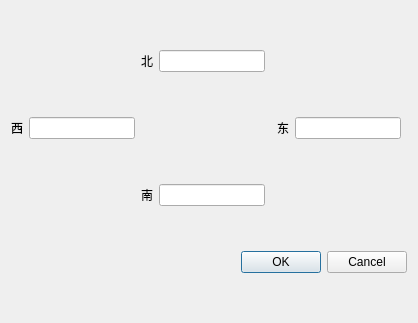
<?xml version="1.0" encoding="UTF-8"?>
<ui version="4.0">
 <class>coordinaterangeDialog</class>
 <widget class="QDialog" name="coordinaterangeDialog">
  <property name="geometry">
   <rect>
    <x>0</x>
    <y>0</y>
    <width>418</width>
    <height>323</height>
   </rect>
  </property>
  <property name="windowTitle">
   <string>设置经纬范围</string>
  </property>
  <layout class="QGridLayout" name="gridLayout">
   <item row="5" column="2">
    <widget class="QLabel" name="label_4">
     <property name="text">
      <string>南</string>
     </property>
    </widget>
   </item>
   <item row="3" column="1">
    <widget class="QLineEdit" name="lineEdit_west"/>
   </item>
   <item row="5" column="3">
    <widget class="QLineEdit" name="lineEdit_south"/>
   </item>
   <item row="3" column="6">
    <widget class="QLineEdit" name="lineEdit_east"/>
   </item>
   <item row="1" column="3">
    <widget class="QLineEdit" name="lineEdit_north"/>
   </item>
   <item row="3" column="5">
    <widget class="QLabel" name="label_2">
     <property name="text">
      <string>东</string>
     </property>
    </widget>
   </item>
   <item row="1" column="2">
    <widget class="QLabel" name="label_3">
     <property name="text">
      <string>北</string>
     </property>
    </widget>
   </item>
   <item row="7" column="0" colspan="8">
    <widget class="QDialogButtonBox" name="buttonBox">
     <property name="orientation">
      <enum>Qt::Horizontal</enum>
     </property>
     <property name="standardButtons">
      <set>QDialogButtonBox::Cancel|QDialogButtonBox::Ok</set>
     </property>
    </widget>
   </item>
   <item row="3" column="0">
    <widget class="QLabel" name="label">
     <property name="text">
      <string>西</string>
     </property>
    </widget>
   </item>
  </layout>
 </widget>
 <resources/>
 <connections>
  <connection>
   <sender>buttonBox</sender>
   <signal>accepted()</signal>
   <receiver>coordinaterangeDialog</receiver>
   <slot>accept()</slot>
   <hints>
    <hint type="sourcelabel">
     <x>248</x>
     <y>254</y>
    </hint>
    <hint type="destinationlabel">
     <x>157</x>
     <y>274</y>
    </hint>
   </hints>
  </connection>
  <connection>
   <sender>buttonBox</sender>
   <signal>rejected()</signal>
   <receiver>coordinaterangeDialog</receiver>
   <slot>reject()</slot>
   <hints>
    <hint type="sourcelabel">
     <x>316</x>
     <y>260</y>
    </hint>
    <hint type="destinationlabel">
     <x>286</x>
     <y>274</y>
    </hint>
   </hints>
  </connection>
 </connections>
</ui>
